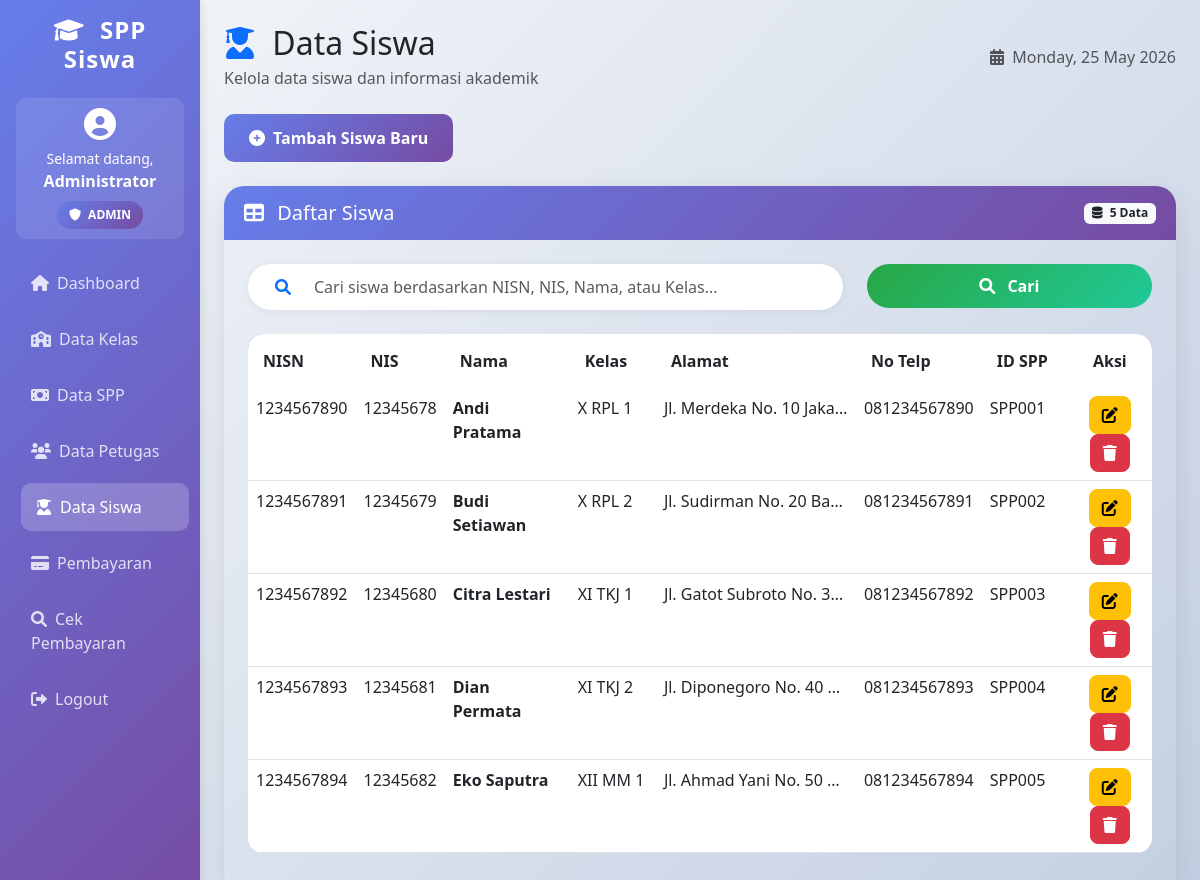
/siswa.php (signed in), run on the app's committed database.
### tables this page shows
CREATE TABLE tb_siswa (
    nisn VARCHAR(10) PRIMARY KEY,
    nis VARCHAR(8),
    nama VARCHAR(50) UNIQUE,
    id_kelas VARCHAR(11),
    nama_kelas VARCHAR(10),
    alamat TEXT,
    no_telp VARCHAR(13) UNIQUE,
    id_spp VARCHAR(40) UNIQUE,
    FOREIGN KEY (id_kelas) REFERENCES tb_kelas(id_kelas),
    FOREIGN KEY (nama_kelas) REFERENCES tb_kelas(nama_kelas)
);

### siswa.php (the view, shortened to what this page needs)
<?php
include 'config/koneksi.php';
$search = isset($_GET['search']) ? $_GET['search'] : '';
if ($search) {
    $query = "SELECT * FROM tb_siswa WHERE nama LIKE '%$search%' OR nisn LIKE '%$search%' OR nis LIKE '%$search%' OR nama_kelas LIKE '%$search%' ORDER BY nama ASC";
} else {
    $query = "SELECT * FROM tb_siswa ORDER BY nama ASC";
}
$total_data = mysqli_num_rows(mysqli_query($conn, "SELECT * FROM tb_siswa"));
?>
<!DOCTYPE html>
<html lang="id">
<head>
    <link href="https://cdn.jsdelivr.net/npm/bootstrap@5.3.0/dist/css/bootstrap.min.css" rel="stylesheet">
    <link href="https://cdnjs.cloudflare.com/ajax/libs/font-awesome/6.0.0/css/all.min.css" rel="stylesheet">
</head>
<body>
    <div class="container-fluid">
        <div class="row">
            <div class="col-md-2 sidebar p-3">
                <h4 class="text-center mb-4">
                    <i class="fas fa-graduation-cap me-2"></i>
                    SPP Siswa
                </h4>
                <div class="user-info">
                    <i class="fas fa-user-circle fa-2x mb-2"></i>
                    <p class="mb-0 small">Selamat datang,</p>
                    <strong><?php echo $_SESSION['nama_petugas']; ?></strong>
                    <br>
                    <span class="badge-level level-<?php echo strtolower($_SESSION['level']); ?> mt-2 d-inline-block">
                        <i class="fas fa-shield-alt me-1"></i>
                        <?php echo strtoupper($_SESSION['level']); ?>
                    </span>
                </div>
                <nav class="nav flex-column">
                    <a class="nav-link" href="dashboard.php"><i class="fas fa-home me-2"></i>Dashboard</a>
                    <a class="nav-link" href="kelas.php"><i class="fas fa-school me-2"></i>Data Kelas</a>
                    <a class="nav-link" href="spp.php"><i class="fas fa-money-bill me-2"></i>Data SPP</a>
                    <a class="nav-link" href="petugas.php"><i class="fas fa-users me-2"></i>Data Petugas</a>
                    <a class="nav-link active" href="siswa.php"><i class="fas fa-user-graduate me-2"></i>Data Siswa</a>
                    <a class="nav-link" href="pembayaran.php"><i class="fas fa-credit-card me-2"></i>Pembayaran</a>
                    <a class="nav-link" href="cek_pembayaran.php"><i class="fas fa-search me-2"></i>Cek Pembayaran</a>
                    <a class="nav-link" href="logout.php"><i class="fas fa-sign-out-alt me-2"></i>Logout</a>
                </nav>
            </div>
            <div class="col-md-10 p-4">
                <div class="d-flex justify-content-between align-items-center mb-4 animate">
                    <div>
                        <h2 class="mb-1">
                            <i class="fas fa-user-graduate me-2 text-primary"></i>
                            Data Siswa
                        </h2>
                        <p class="text-muted mb-0">Kelola data siswa dan informasi akademik</p>
                    </div>
                    <div class="text-muted">
                        <i class="fas fa-calendar-alt me-1"></i>
                        <?php echo date('l, d F Y'); ?>
                    </div>
                </div>
                <div class="mb-4 animate">
                    <button class="btn btn-tambah text-white" onclick="openAddModal()">
                        <i class="fas fa-plus-circle me-2"></i>Tambah Siswa Baru
                    </button>
                </div>
                <div class="card-dashboard animate">
                    <div class="card-header-custom">
                        <div class="d-flex justify-content-between align-items-center">
                            <h5 class="mb-0">
                                <i class="fas fa-table me-2"></i>
                                Daftar Siswa
                            </h5>
                            <span class="badge bg-light text-dark">
                                <i class="fas fa-database me-1"></i>
                                <?php echo $total_data; ?> Data
                            </span>
                        </div>
                    </div>
                    <div class="card-body p-4">
                        <div class="row mb-4">
                            <div class="col-md-8">
                                <div class="search-box">
                                    <div class="input-group">
                                        <span class="input-group-text bg-transparent border-0">
                                            <i class="fas fa-search text-primary"></i>
                                        </span>
                                        <input type="text" id="searchInput" class="form-control border-0"
                                               placeholder="Cari siswa berdasarkan NISN, NIS, Nama, atau Kelas..."
                                               value="<?php echo $search; ?>">
                                    </div>
                                </div>
                            </div>
                            <div class="col-md-4">
                                <button onclick="searchData()" class="btn btn-cari text-white w-100">
                                    <i class="fas fa-search me-2"></i> Cari
                                </button>
                            </div>
                        </div>
                        <div class="table-responsive">
                            <table class="table table-hover table-custom">
                                <thead>
                                    <tr>
                                        <th width="10%">NISN</th>
                                        <th width="8%">NIS</th>
                                        <th width="15%">Nama</th>
                                        <th width="10%">Kelas</th>
                                        <th width="20%">Alamat</th>
                                        <th width="12%">No Telp</th>
                                        <th width="10%">ID SPP</th>
                                        <th width="10%" class="text-center">Aksi</th>
                                    </tr>
                                </thead>
                                <tbody>
                                    <?php
                                    $result = mysqli_query($conn, $query);
                                    if (mysqli_num_rows($result) > 0) {
                                        while ($row = mysqli_fetch_assoc($result)) {
                                    ?>
                                    <tr>
                                        <td><?php echo $row['nisn']; ?></td>
                                        <td><?php echo $row['nis']; ?></td>
                                        <td><strong><?php echo $row['nama']; ?></strong></td>
                                        <td>
                                            <?php echo $row['nama_kelas']; ?>
                                        </td>
                                        <td class="alamat-cell" title="<?php echo $row['alamat']; ?>">
                                            <?php echo $row['alamat']; ?>
                                        </td>
                                        <td>
                                            <?php echo $row['no_telp']; ?>
                                        </td>
                                        <td><?php echo $row['id_spp']; ?></td>
                                        <td class="text-center">
                                            <button onclick="editSiswa('<?php echo $row['nisn']; ?>', '<?php echo $row['nis']; ?>', '<?php echo $row['nama']; ?>', '<?php echo $row['id_kelas']; ?>', '<?php echo $row['alamat']; ?>', '<?php echo $row['no_telp']; ?>', '<?php echo $row['id_spp']; ?>')"
                                                    class="btn btn-warning btn-action" title="Edit">
                                                <i class="fas fa-edit"></i>
                                            </button>
                                            <a href="siswa.php?hapus=<?php echo $row['nisn']; ?>"
                                               class="btn btn-danger btn-action"
                                               onclick="return confirm('Yakin ingin menghapus data siswa ini?')"
                                               title="Hapus">
                                                <i class="fas fa-trash"></i>
                                            </a>
                                        </td>
                                    </tr>
                                    <?php
                                        }
                                    } ?>
                                </tbody>
                             </div>
                        </div>
                    </div>
                </div>
            </div>
        </div>
</body>
</html>

### siswa.php (style rules this page uses)
* { margin: 0; padding: 0; box-sizing: border-box; }
body { background: linear-gradient(135deg, #f5f7fa 0%, #c3cfe2 100%); font-family: 'Segoe UI', Tahoma, Geneva, Verdana, sans-serif; }
.sidebar { background: linear-gradient(135deg, #667eea 0%, #764ba2 100%); min-height: 100vh; color: white; box-shadow: 2px 0 10px rgba(0,0,0,0.1); }
.sidebar .nav-link { color: rgba(255,255,255,0.8); margin-bottom: 8px; border-radius: 10px; padding: 12px 15px; transition: all 0.3s; }
.sidebar .nav-link:hover, .sidebar .nav-link.active { background: rgba(255,255,255,0.2); color: white; transform: translateX(5px); }
.sidebar h4 { font-weight: bold; letter-spacing: 1px; }
.user-info { background: rgba(255,255,255,0.1); border-radius: 10px; padding: 10px; margin-bottom: 20px; text-align: center; }
.badge-level { padding: 5px 12px; border-radius: 20px; font-size: 12px; font-weight: bold; }
.level-admin { background: linear-gradient(135deg, #667eea 0%, #764ba2 100%); color: white; }
.btn-tambah { background: linear-gradient(135deg, #667eea 0%, #764ba2 100%); border: none; border-radius: 10px; padding: 12px 25px; font-weight: bold; transition: all 0.3s; }
.card-dashboard { border: none; border-radius: 20px; box-shadow: 0 10px 30px rgba(0,0,0,0.1); overflow: hidden; }
.card-header-custom { background: linear-gradient(135deg, #667eea 0%, #764ba2 100%); color: white; padding: 15px 20px; border-bottom: none; }
.search-box { background: white; border-radius: 50px; padding: 5px 15px; box-shadow: 0 2px 10px rgba(0,0,0,0.05); }
.btn-cari { background: linear-gradient(135deg, #28a745 0%, #20c997 100%); border: none; border-radius: 50px; padding: 10px 20px; font-weight: bold; transition: all 0.3s; }
.table-custom { border-radius: 15px; overflow: hidden; }
.table-custom thead { background: linear-gradient(135deg, #667eea 0%, #764ba2 100%); color: white; }
.table-custom thead th { padding: 15px; font-weight: 600; border: none; }
.table-custom tbody tr { transition: all 0.3s; }
.btn-action { border-radius: 8px; padding: 6px 12px; margin: 0 3px; transition: all 0.3s; }
.animate { animation: fadeIn 0.5s ease-out; }
.table-responsive { overflow-x: auto; }
.alamat-cell { max-width: 200px; white-space: nowrap; overflow: hidden; text-overflow: ellipsis; }

### data on the page
tb_siswa: nisn "1234567890", nis "12345678", nama "Andi Pratama", nama_kelas "X RPL 1", alamat "Jl. Merdeka No. 10 Jaka…", no_telp "081234567890", id_spp "SPP001"
tb_siswa: nisn "1234567891", nis "12345679", nama "Budi Setiawan", nama_kelas "X RPL 2", alamat "Jl. Sudirman No. 20 Ba…", no_telp "081234567891", id_spp "SPP002"
tb_siswa: nisn "1234567892", nis "12345680", nama "Citra Lestari", nama_kelas "XI TKJ 1", alamat "Jl. Gatot Subroto No. 3…", no_telp "081234567892", id_spp "SPP003"
tb_siswa: nisn "1234567893", nis "12345681", nama "Dian Permata", nama_kelas "XI TKJ 2", alamat "Jl. Diponegoro No. 40…", no_telp "081234567893", id_spp "SPP004"
tb_siswa: nisn "1234567894", nis "12345682", nama "Eko Saputra", nama_kelas "XII MM 1", alamat "Jl. Ahmad Yani No. 50…", no_telp "081234567894", id_spp "SPP005"

### other printed values
$_SESSION['nama_petugas'] "Administrator"
$_SESSION['level'] "ADMIN"
$total_data "5"
